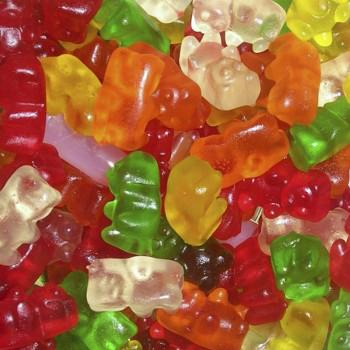
#> input picture Exercise 1-Image Manipulation./bears.jpg, 350 x 350 px
$ python ex2_histogram.py
#> lines starting #> are read from the running program, lines starting #| are printed output that depends on the picture
"""
19.04.2018
Image Processing Physics TU Muenchen
Julia Herzen, Klaus Achterhold, (Maximilian Teuffenbach, Juanjuan Huang)

ex2_histogram.py

Using numpy, matplotlib and scipy
The goal of this exercise is for you to become familiar with the important
packages numpy, matplotlib and scipy.
Here you will load an image, add noise and look at the histograms of the
different color channels

You need to replace the ??? in the code with the required commands
"""
import numpy as np
import matplotlib.pyplot as plt
import scipy.ndimage as nd

# use plt.imread to read in 'bears.jpg' and save the color channels
# into separate numpy arrays.
# Check the image dimensions before and after splitting the colors
# with with the shape attribute of img, red, green, and blue
# img should be a 3-dimensional array and the colors a 2d array, respectively.

img = plt.imread('bears.jpg') / 255.  # Division to norm to an interval [0, 1]
sh = img.shape
#> sh = (350, 350, 3)

# Select red, green, and blue channel

red = img[:,:,0]
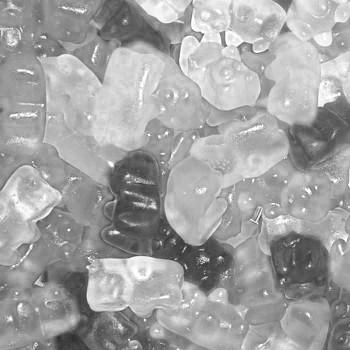
#> red: shape (350, 350) float64; min 0.176, max 1, mean 0.637
green = img[:,:,1]
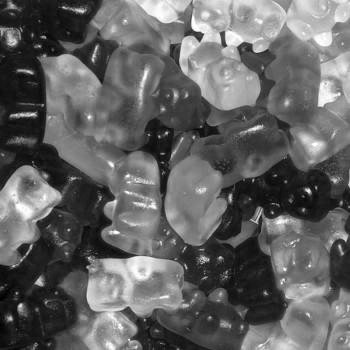
#> green: shape (350, 350) float64; min 0, max 1, mean 0.387
blue = img[:,:,2]
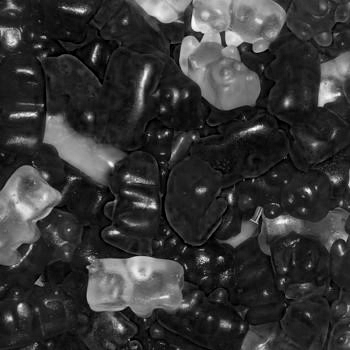
#> blue: shape (350, 350) float64; min 0, max 1, mean 0.211
print(sh, red.shape, green.shape, blue.shape)
#| (350, 350, 3) (350, 350) (350, 350) (350, 350)

# Display the original and the three color channels in an array of subplots.
# Therefore, open a figure with plt.figure() and use plt.subplot(...) to plot
# them in a 2x2 array. To use the function correctly, look up the help by
# typing plt.subplot? in the ipython console or help(plt.subplot) in python

plt.figure(1)
plt.subplot(2, 2, 1)
plt.imshow(img)
plt.title('color')
plt.subplot(2, 2, 2)
plt.imshow(red, cmap='gray')
plt.title('red channel')
plt.subplot(2, 2, 3)
plt.imshow(green, cmap='gray')
plt.title('green channel')
plt.subplot(2, 2, 4)
plt.imshow(blue, cmap='gray')
plt.title('blue channel')

# Create the histograms of the three color channels separately
# using the np.histogram function. Use 50 bis and a range of (0, 1)
# Afterwards plot them into one histogram line plot. Keep in mind that
# np.histograms returns left and right bin margins. Therefore, you will need
# to create the central bin positions by yourself

red_hist = np.histogram(red, bins=50, range=(0,1))
green_hist = np.histogram(green, bins=50, range=(0,1))
blue_hist = np.histogram(blue, bins=50, range=(0,1))

# In case you do not know how to do the last part look at the lower parts of
# the script. The lines before will appear again in a similar fashion.

red_bins = red_hist[1]
#> red_bins = 51 values from 0 to 1
central_bins = (red_bins[1:] + red_bins[:-1]) / 2.
#> central_bins = 50 values from 0.01 to 0.99
'''green_bins = green_hist[1]
central_bins_g = (green_bins[1:] + green_bins[:-1]) / 2.
blue_bins = blue_hist[1]
central_bins_b = (blue_bins[1:] + blue_bins[:-1]) / 2.'''

plt.figure(2)
plt.title('histograms of 3 color channels')
plt.plot(central_bins, blue_hist[0], label='blue')
plt.plot(central_bins, green_hist[0], label='green')
plt.plot(central_bins, red_hist[0], label='red')
plt.grid()
plt.legend()

# Now, add Gaussian noise to the image with the function
# np.random.standard_normal with a standard deviation of 0.1

img_noisy = img + 0.1*np.random.standard_normal(sh)
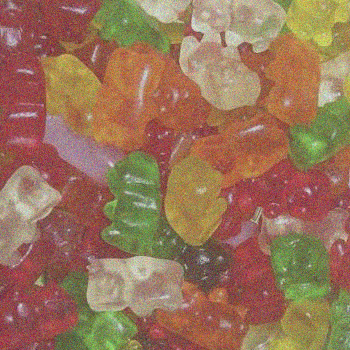
#> img_noisy: shape (350, 350, 3) float64; mean R, G, B 0.637, 0.388, 0.212; drawn with min black and max white

# Note, that values below 0. and above 1. wrap around on the color scale
# Therefore, they have to be set back to 0. or 1. respectively
# Hint: The coordinates to index the array can also be a boolean array of the
# same shape. So, if you want to select all pixels with a value smaller
# than 0, you can use img_noisy < 0.

img_noisy[img_noisy < 0.] = 0.
img_noisy[img_noisy > 1.] = 1.
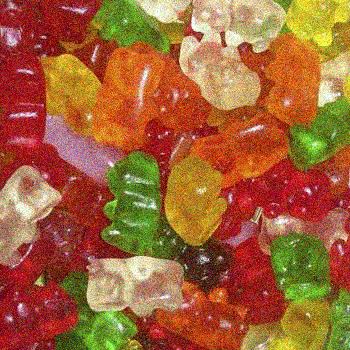
#> img_noisy: shape (350, 350, 3) float64; mean R, G, B 0.636, 0.389, 0.217

plt.figure(3)
plt.title('noisy image')
plt.imshow(img_noisy, cmap='gray', vmin=0, vmax=1.)

red_hist_noisy = np.histogram(img_noisy[..., 0], bins=50, range=(0, 1))
green_hist_noisy = np.histogram(img_noisy[..., 1], bins=50, range=(0, 1))
blue_hist_noisy = np.histogram(img_noisy[..., 2], bins=50, range=(0, 1))

plt.figure(4)
plt.title('histograms of 3 noisy color channels')
plt.plot(central_bins, blue_hist_noisy[0], label='blue')
plt.plot(central_bins, green_hist_noisy[0], label='green')
plt.plot(central_bins, red_hist_noisy[0], label='red')
plt.grid()
plt.legend()

# After adding noise, we want to remove it again by Gaussian filtering.
# Therefore, the function gaussian_filter of the nd.filter module can be used.
# Apply the filter with a filter kernel size of sigma=1.
# You can either filter each image band separately or give a list of sigmas
# (one for each dimension) and make sure that you do not filter across color
# channels with a zero at the right place.

# The 0 in the last axis mean that we do not filter
# across color channels of the image

sigma = (1, 1, 0)
img_filtered = nd.filters.gaussian_filter(img_noisy, sigma=sigma)
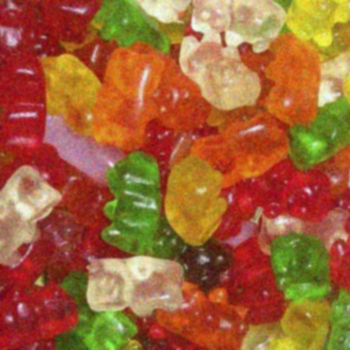
#> img_filtered: shape (350, 350, 3) float64; mean R, G, B 0.636, 0.389, 0.217

plt.figure(5)
plt.title('filtered image')
plt.imshow(img_filtered, cmap='gray', vmin=0, vmax=1.)

red_hist_filtered = np.histogram(img_filtered[..., 0], bins=50, range=(0, 1))
green_hist_filtered = np.histogram(img_filtered[..., 1], bins=50, range=(0, 1))
blue_hist_filtered = np.histogram(img_filtered[..., 2], bins=50, range=(0, 1))

plt.figure(6)
plt.title('histograms of 3 filtered color channels')
plt.plot(central_bins, blue_hist_filtered[0], label='blue')
plt.plot(central_bins, green_hist_filtered[0], label='green')
plt.plot(central_bins, red_hist_filtered[0], label='red')
plt.grid()
plt.legend()
#> figure, not shown here; curve peaks at x = 0.11, y = 17362; curve peaks at x = 0.09, y = 6980; curve peaks at x = 0.61, y = 6845
#> figure, not shown here; curve peaks at x = 0.01, y = 17135; curve peaks at x = 0.01, y = 6113; curve peaks at x = 0.67, y = 5111
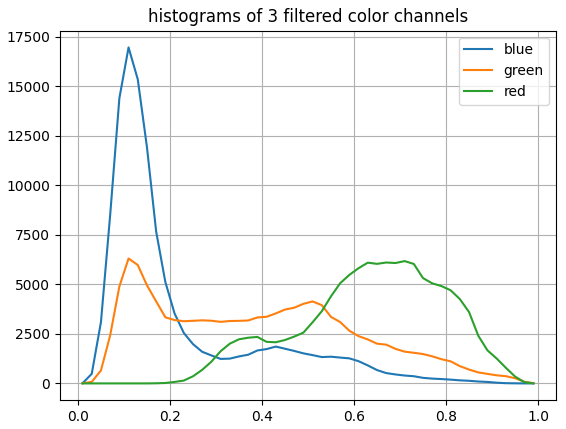
#> figure drawn by matplotlib, 1 panel; curve peaks at x = 0.11, y = 16954; curve peaks at x = 0.11, y = 6302; curve peaks at x = 0.71, y = 6171

$ run again, with Exercise 1-Image Manipulation./tree.jpg copied over Exercise 1-Image Manipulation./bears.jpg
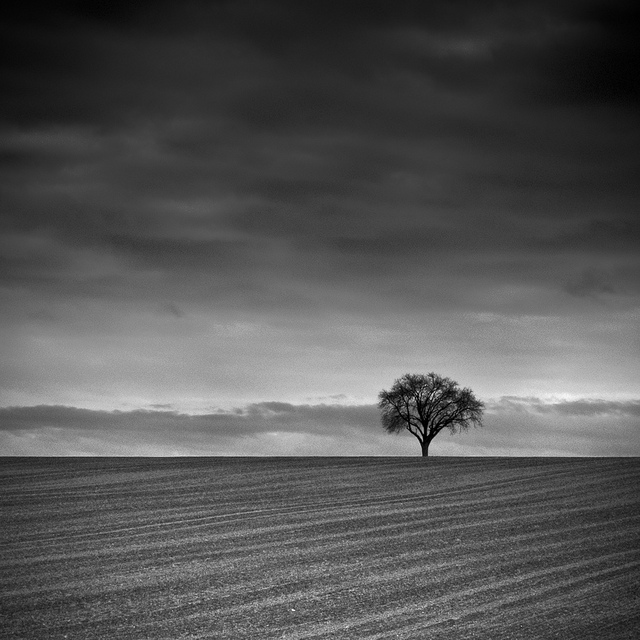
#> input picture Exercise 1-Image Manipulation./tree.jpg, 640 x 640 px
#| (640, 640, 3) (640, 640) (640, 640) (640, 640)
#> red_bins = 51 values from 0 to 1
#> central_bins = 50 values from 0.01 to 0.99
#> `img_noisy[img_noisy < 0.] = 0.`:
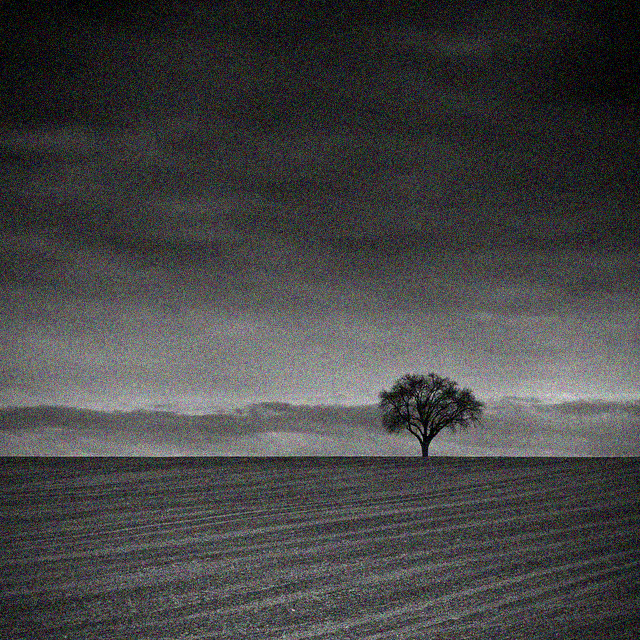
#> img_noisy: shape (640, 640, 3) float64; mean R, G, B 0.334, 0.335, 0.334; drawn with min black and max white
#> `plt.legend()`:
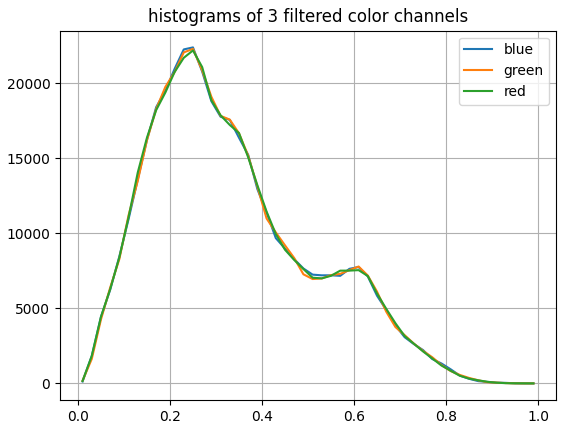
#> figure drawn by matplotlib, 1 panel; curve peaks at x = 0.25, y = 22383; curve peaks at x = 0.25, y = 22285; curve peaks at x = 0.25, y = 22180
